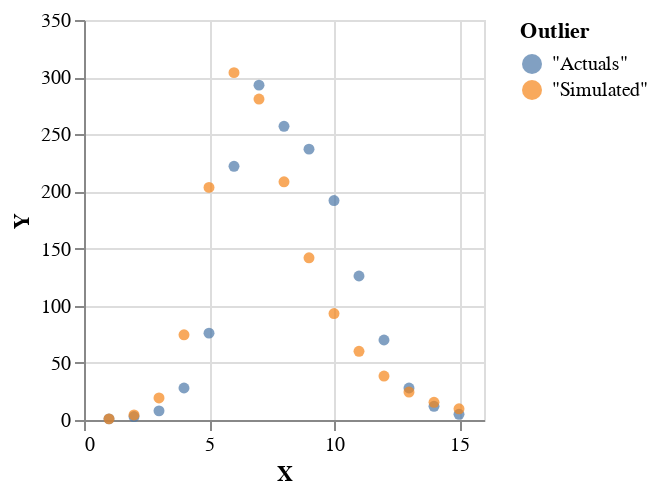

Here is the notebook cell this chart was saved with:
### Code cell
xs <- main

f :: Int -> Double
f = fromIntegral

plotVega 
  (zip (zip (map f ([1..15] <> [1..15])) (actuals <> xs))
       (replicate 15 (T.pack "Actuals") <> replicate 15 (T.pack "Simulated")))

### Figure 1 — Vega-Lite specification as saved in the notebook (floating-point values rounded to 4 significant figures)
{"$schema": "https://vega.github.io/schema/vega-lite/v4.json", "data": {"values": [{"Outlier": "\"Actuals\"", "X": 1, "Y": 1}, {"Outlier": "\"Actuals\"", "X": 2, "Y": 3}, {"Outlier": "\"Actuals\"", "X": 3, "Y": 8}, {"Outlier": "\"Actuals\"", "X": 4, "Y": 28}, {"Outlier": "\"Actuals\"", "X": 5, "Y": 76}, {"Outlier": "\"Actuals\"", "X": 6, "Y": 222}, {"Outlier": "\"Actuals\"", "X": 7, "Y": 293}, {"Outlier": "\"Actuals\"", "X": 8, "Y": 257}, {"Outlier": "\"Actuals\"", "X": 9, "Y": 237}, {"Outlier": "\"Actuals\"", "X": 10, "Y": 192}, {"Outlier": "\"Actuals\"", "X": 11, "Y": 126}, {"Outlier": "\"Actuals\"", "X": 12, "Y": 70}, {"Outlier": "\"Actuals\"", "X": 13, "Y": 28}, {"Outlier": "\"Actuals\"", "X": 14, "Y": 12}, {"Outlier": "\"Actuals\"", "X": 15, "Y": 5}, {"Outlier": "\"Simulated\"", "X": 1, "Y": 1}, {"Outlier": "\"Simulated\"", "X": 2, "Y": 4.449}, {"Outlier": "\"Simulated\"", "X": 3, "Y": 19.26}, {"Outlier": "\"Simulated\"", "X": 4, "Y": 74.56}, {"Outlier": "\"Simulated\"", "X": 5, "Y": 203.5}, {"Outlier": "\"Simulated\"", "X": 6, "Y": 303.9}, {"Outlier": "\"Simulated\"", "X": 7, "Y": 280.8}, {"Outlier": "\"Simulated\"", "X": 8, "Y": 208.4}, {"Outlier": "\"Simulated\"", "X": 9, "Y": 141.9}, {"Outlier": "\"Simulated\"", "X": 10, "Y": 93.17}, {"Outlier": "\"Simulated\"", "X": 11, "Y": 60.1}, {"Outlier": "\"Simulated\"", "X": 12, "Y": 38.41}, {"Outlier": "\"Simulated\"", "X": 13, "Y": 24.43}, {"Outlier": "\"Simulated\"", "X": 14, "Y": 15.49}, {"Outlier": "\"Simulated\"", "X": 15, "Y": 9.801}]}, "encoding": {"color": {"field": "Outlier"}, "x": {"field": "X", "type": "quantitative"}, "y": {"field": "Y", "type": "quantitative"}}, "height": 200, "mark": "circle", "width": 200}
